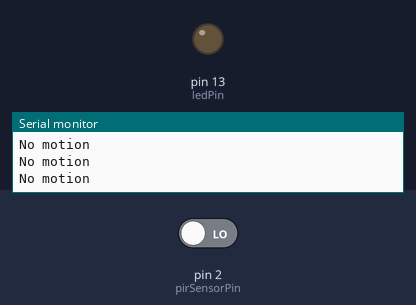
This sketch was run on a simulated Arduino Uno, built with avr-gcc and run on an emulated ATmega328P. Shown: output pins drawn as LEDs (lit = HIGH), the last lines printed to the serial monitor. The test bench sets the inputs (shaded band); at power-on: pin 2 (pirSensorPin) LOW.

Above: at 2.8 s.
2.9 s: pin 2 (pirSensorPin) driven HIGH
At 4.2 s:
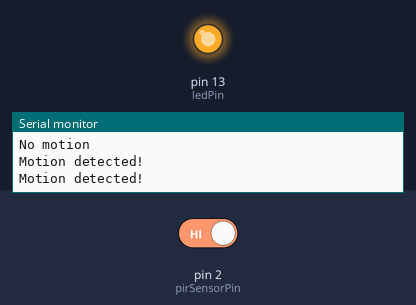
4.5 s: pin 2 (pirSensorPin) driven LOW
At 5.9 s:
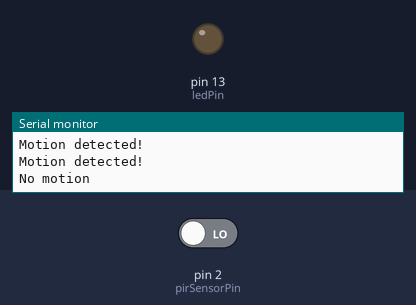
Timing chart, 0 to 7.5 s (numbered marks = the images above; inputs shaded):
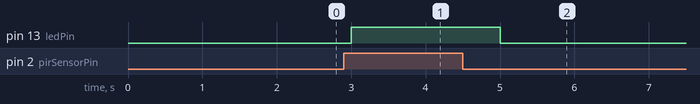

Measured:
- after the input at 2.9 s, pin 13 (ledPin): LOW → HIGH after 0.10 s
- after the input at 4.5 s, pin 13 (ledPin): HIGH → LOW after 0.50 s

The sketch:

pir.ino
```cpp
// Define the pin numbers
const int pirSensorPin = 2;   // Pin connected to the PIR sensor output
const int ledPin = 13;        // Pin connected to the LED

void setup() {
  pinMode(pirSensorPin, INPUT); // Set PIR sensor pin as input
  pinMode(ledPin, OUTPUT);      // Set LED pin as output

  Serial.begin(9600);           // Start serial communication for debugging
}

void loop() {
  // Read the state of the PIR sensor
  int pirState = digitalRead(pirSensorPin);

  // If motion is detected, turn on the LED
  if (pirState == HIGH) {
    digitalWrite(ledPin, HIGH); // Turn on LED
    Serial.println("Motion detected!");
  }
  // If no motion is detected, turn off the LED
  else {
    digitalWrite(ledPin, LOW);  // Turn off LED
    Serial.println("No motion");
  }

  delay(1000); // Delay to prevent rapid switching
}
```
